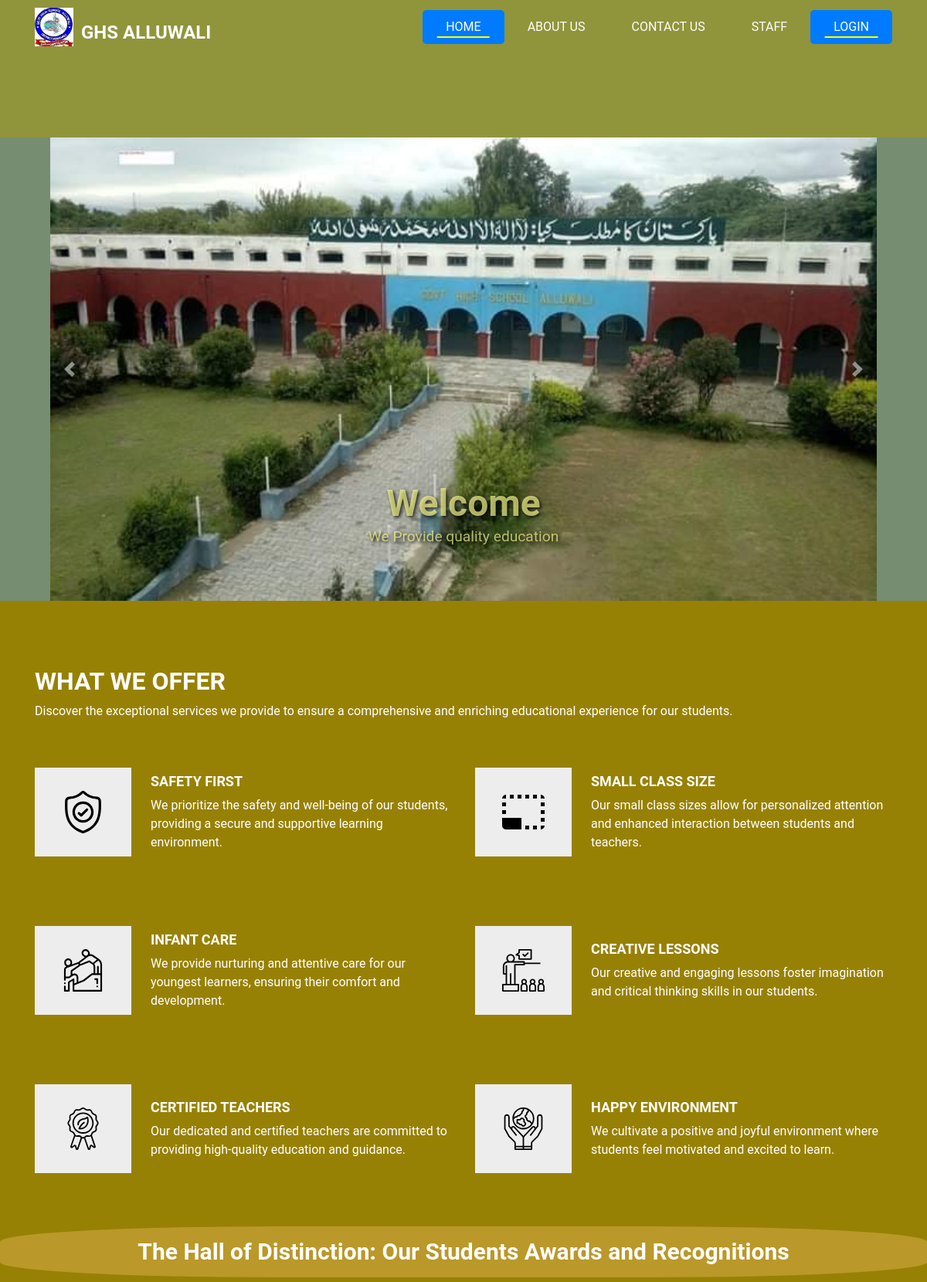
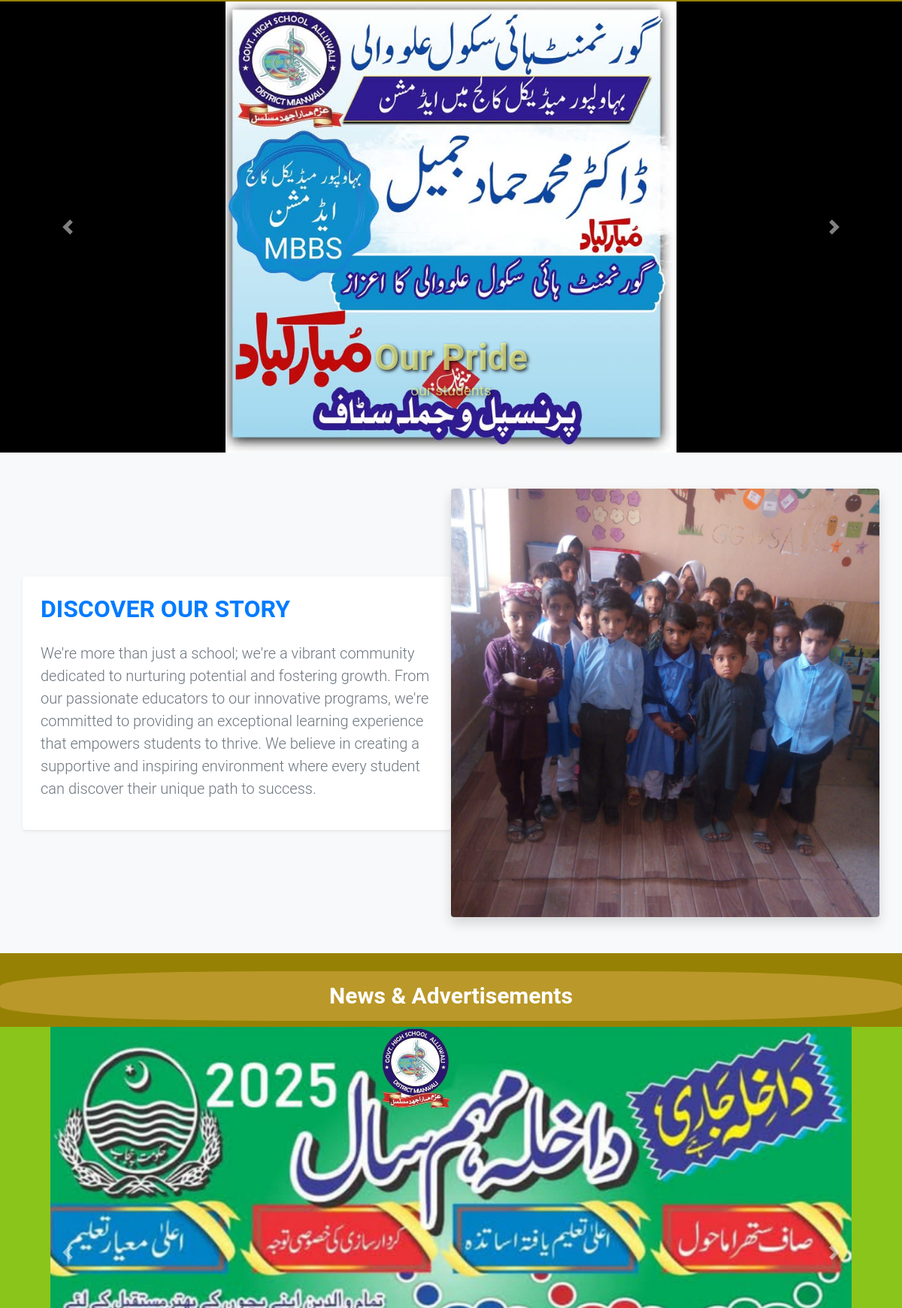
The page / (upper part) on the database its author committed (2 pictures, top to bottom).
### school/models.py (models this page shows, shortened)
class Slider(models.Model):
    MAIN_SLIDER = 'main'
    MIDDLE_SLIDER = 'middle'
    BOTTOM_SLIDER = 'bottom'
    SLIDER_CATEGORIES = [
        (MAIN_SLIDER, 'Main Banner Slider'),
        (MIDDLE_SLIDER, 'Achievements Slider'),
        (BOTTOM_SLIDER, 'News & Ads Slider'),
    ]
    title = models.CharField(max_length=255)
    description = models.TextField()
    image = models.ImageField(upload_to='slider_images/')
    category = models.CharField(max_length=10, choices=SLIDER_CATEGORIES)

### school/views.py (the view)
# urls.py: path('',views.home,name='home'),
def home(request):
    school_info = SchoolInfo.objects.first()  # Assuming only one school info
    main_sliders = Slider.objects.filter(category=Slider.MAIN_SLIDER)
    middle_sliders = Slider.objects.filter(category=Slider.MIDDLE_SLIDER)
    bottom_sliders = Slider.objects.filter(category=Slider.BOTTOM_SLIDER)
    context = {
        'school_info': school_info,
        'main_sliders': main_sliders,
        'middle_sliders': middle_sliders,
        'bottom_sliders': bottom_sliders,
    }
    return render(request, 'school/home.html', context)

### templates/school/home.html (shortened to what this page needs)
{% extends 'school/base.html' %}
{% load static %}
{% block below_nav %}
<section>
  <div id="mainCarousel" class="carousel slide" data-ride="carousel">
      <div class="carousel-inner">
          {% for slider in main_sliders %}
              <div class="carousel-item {% if forloop.first %}active{% endif %}">
                  <img src="{{ slider.image.url }}" class="d-block w-100" alt="{{ slider.title }}">
                  <div class="carousel-caption d-none d-md-block">
                      <h5>{{ slider.title }}</h5>
                      <p>{{ slider.description }}</p>
                  </div>
              </div>
          {% endfor %}
      </div>
      <a class="carousel-control-prev" href="#mainCarousel" role="button" data-slide="prev">
          <span class="carousel-control-prev-icon" aria-hidden="true"></span>
      </a>
      <a class="carousel-control-next" href="#mainCarousel" role="button" data-slide="next">
          <span class="carousel-control-next-icon" aria-hidden="true"></span>
      </a>
  </div>
</section>
{% endblock below_nav %}
{% block content %}
<section class="offer_section hero_next_section-margin layout_padding">
  <div class="container">
    <div class="heading_container">
      <h2>
        what we offer
      </h2>
      <p>
        Discover the exceptional services we provide to ensure a comprehensive and enriching educational experience for our students.
      </p>
    </div>
    <div class="row">
      <div class="col-md-6">
        <div class="content-box">
          <div class="img-box">
          </div>
          <div class="detail-box">
            <h6>
              safety first
            </h6>
            <p>
              We prioritize the safety and well-being of our students, providing a secure and supportive learning environment.
            </p>
          </div>
        </div>
      </div>
      <div class="col-md-6">
        <div class="content-box">
          <div class="img-box">
          </div>
          <div class="detail-box">
            <h6>
              small class Size
            </h6>
            <p>
              Our small class sizes allow for personalized attention and enhanced interaction between students and teachers.
            </p>
          </div>
        </div>
      </div>
      <div class="col-md-6">
        <div class="content-box">
          <div class="img-box">
          </div>
          <div class="detail-box">
            <h6>
              infant care
            </h6>
            <p>
              We provide nurturing and attentive care for our youngest learners, ensuring their comfort and development.
            </p>
          </div>
        </div>
      </div>
      <div class="col-md-6">
        <div class="content-box">
          <div class="img-box">
          </div>
          <div class="detail-box">
            <h6>
              creative lessons
            </h6>
            <p>
              Our creative and engaging lessons foster imagination and critical thinking skills in our students.
            </p>
          </div>
        </div>
      </div>
      <div class="col-md-6">
        <div class="content-box">
          <div class="img-box">
          </div>
          <div class="detail-box">
            <h6>
              certified teachers
            </h6>
            <p>
              Our dedicated and certified teachers are committed to providing high-quality education and guidance.
            </p>
          </div>
        </div>
      </div>
      <div class="col-md-6">
        <div class="content-box">
          <div class="img-box">
          </div>
          <div class="detail-box">
            <h6>
              happy environment
            </h6>
            <p>
              We cultivate a positive and joyful environment where students feel motivated and excited to learn.
            </p>
          </div>
        </div>
      </div>
    </div>
  </div>
<section>
<h2 class="slider_caption_h2 mt-4">The Hall of Distinction: Our Students Awards and Recognitions</h2>
    <div id="middleCarousel" class="carousel slide" data-ride="carousel">
        <div class="carousel-inner">
            {% for slider in middle_sliders %}
                <div class="carousel-item {% if forloop.first %}active{% endif %}">
                    <img src="{{ slider.image.url }}" class="d-block w-100 " alt="{{ slider.title }}">
                    <div class="carousel-caption d-none d-md-block">
                        <h5>{{ slider.title }}</h5>
                        <p>{{ slider.description }}</p>
                    </div>
                </div>
            {% endfor %}
        </div>
        <a class="carousel-control-prev" href="#middleCarousel" role="button" data-slide="prev">
            <span class="carousel-control-prev-icon" aria-hidden="true"></span>
        </a>
        <a class="carousel-control-next" href="#middleCarousel" role="button" data-slide="next">
            <span class="carousel-control-next-icon" aria-hidden="true"></span>
        </a>
    </div>
</section>
<section class="about_section py-5 bg-light">
  <div class="container">
      <div class="row align-items-center">
          <div class="col-md-6 order-md-2 mb-4 mb-md-0">
             <div class="img-box shadow rounded">
                  <img src="{% static 'images/kids.jpg' %}" alt="About Our School" class="img-fluid rounded">
              </div>
          </div>
          <div class="col-md-6 order-md-1">
              <div class="detail-box bg-white p-4 rounded shadow-sm">
                  <div class="heading_container mb-4">
                      <h2 class="text-primary font-weight-bold">
                          Discover Our Story
                      </h2>
                  </div>
                  <p class="text-secondary lead">
                      We're more than just a school; we're a vibrant community dedicated to nurturing potential and fostering growth. From our passionate educators to our innovative programs, we're committed to providing an exceptional learning experience that empowers students to thrive. We believe in creating a supportive and inspiring environment where every student can discover their unique path to success.
                  </p>
              </div>
          </div>
      </div>
  </div>
</section>
<section>
  <h2 class="slider_caption_h2 mt-4">News & Advertisements</h2>
  <div id="bottomCarousel" class="carousel slide" data-ride="carousel">
      <div class="carousel-inner">
          {% for slider in bottom_sliders %}
              <div class="carousel-item {% if forloop.first %}active{% endif %}">
                  <img src="{{ slider.image.url }}" class="d-block w-100 h-50" alt="{{ slider.title }}">
              </div>
          {% endfor %}
      </div>
      <a class="carousel-control-prev" href="#bottomCarousel" role="button" data-slide="prev">
          <span class="carousel-control-prev-icon" aria-hidden="true"></span>
      </a>
      <a class="carousel-control-next" href="#bottomCarousel" role="button" data-slide="next">
          <span class="carousel-control-next-icon" aria-hidden="true"></span>
      </a>
  </div>
</section>
{% endblock %}

### school/static/css/responsive.css (style rules this page uses)
@media (min-width: 1200px) { .container { max-width: 1170px; } }

### school/static/css/style.css (style rules this page uses)
body { font-family: "Roboto", sans-serif; color: #0c0c0c; background-color: #ffffff; }
.layout_padding { padding: 75px 0; }
.heading_container h2 { text-transform: uppercase; font-weight: bold; }
.hero_next_section-margin { margin-top: 10px; }
a, a:hover, a:focus { text-decoration: none; }
.offer_section .content-box { display: -webkit-box; display: -ms-flexbox; display: flex; -webkit-box-align: center; -ms-flex-align: center; align-items: center; margin: 45px 0; }
.offer_section .content-box .img-box { min-width: 125px; min-height: 115px; background-color: #eeeded; display: -webkit-box; display: -ms-flexbox; display: flex; -webkit-box-align: center; -ms-flex-align: center; align-items: center; -webkit-box-pack: center; -ms-flex-pack: center; justify-content: center; margin-right: 25px; }
.offer_section .content-box .img-box svg { width: 55px; height: auto; }
.offer_section .content-box .detail-box h6 { text-transform: uppercase; font-weight: bold; font-size: 18px; }
.offer_section .content-box .detail-box p { margin: 0; }
.about_section { background-color: #f7f7f7; }
.about_section .row { -webkit-box-align: center; -ms-flex-align: center; align-items: center; }
.about_section .row .col-md-6 { padding: 0; }
.about_section .img-box img { width: 100%; }
.about_section .detail-box { padding: 45px 0; }
.about_section .detail-box p { margin-top: 20px; }

### templates/school/base.html (style rules this page uses)
body { background-color: rgb(151, 129, 5); color:white; display: flex; flex-direction: column; min-height: 100vh; margin: 0; }
.carousel-item img { max-height: 400px; object-fit: cover; }

### templates/school/home.html (style rules this page uses)
.carousel-caption { padding: 2rem; border-radius: 30%; text-align: center; color: rgba(246, 248, 139, 0.7);; text-shadow: 2px 2px 4px rgba(0, 0, 0, 0.8); }
.carousel-caption h5 { font-size: 3em; font-weight: bold; margin-bottom: 1px; }
.carousel-caption p { font-size: 1.2rem; }
.carousel-item img { max-height: 600px; object-fit: contain; }
.slider_caption_h2 { color: white; font-weight: bold; font-size: 30px; background: rgba(201, 163, 58, 0.7); text-align: center; padding: 15px; align-content: center; border-radius: 30%; }
#middleCarousel { background: black; }
#bottomCarousel { background:rgb(138, 197, 27); }
#mainCarousel { background:rgb(118, 141, 113); }

### rows shown on the page
Slider: image (picture), title "Welcome", description "We Provide quality education"
Slider: image (picture), title "Our Pride", description "our students"
Slider: image (picture)
